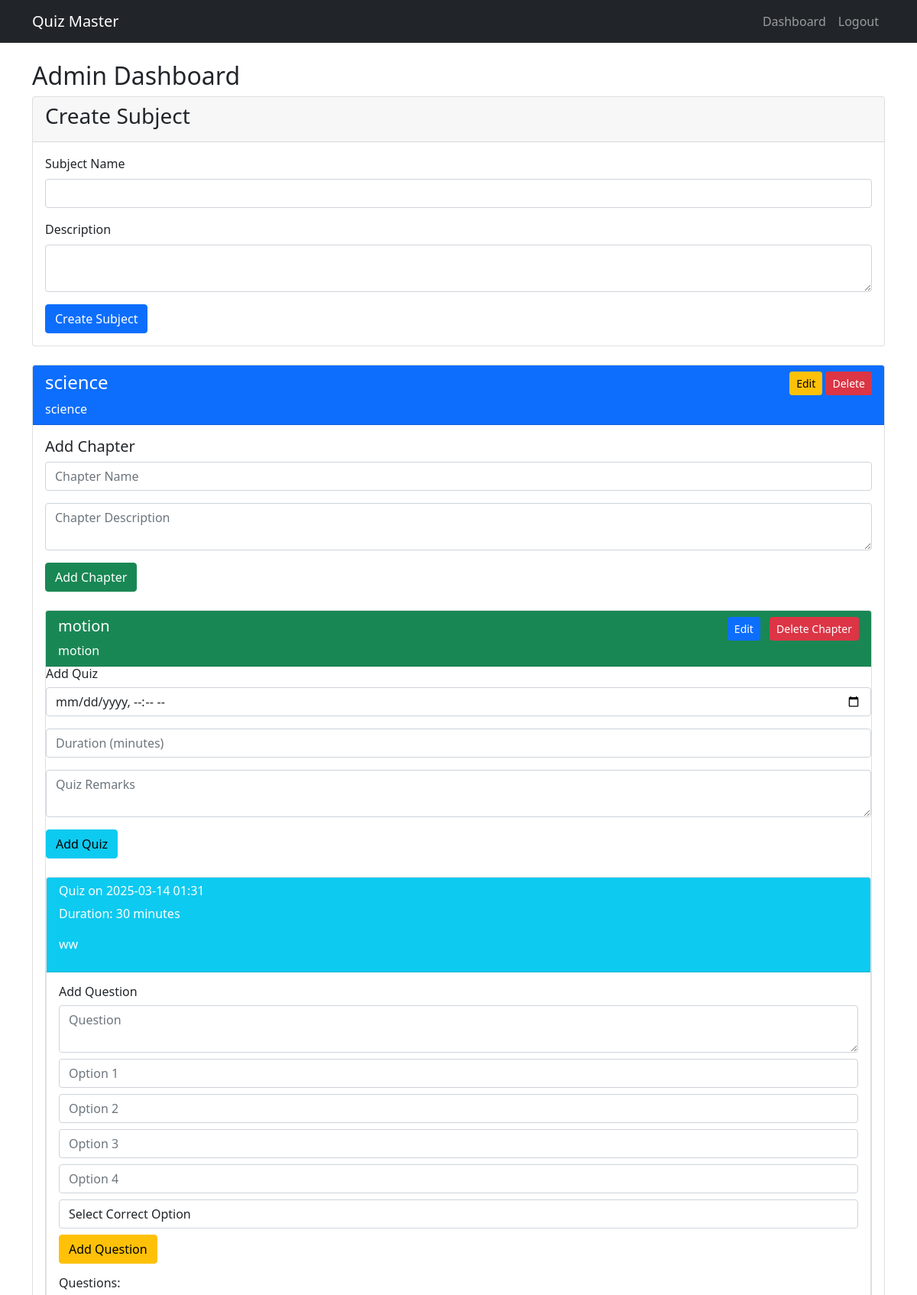
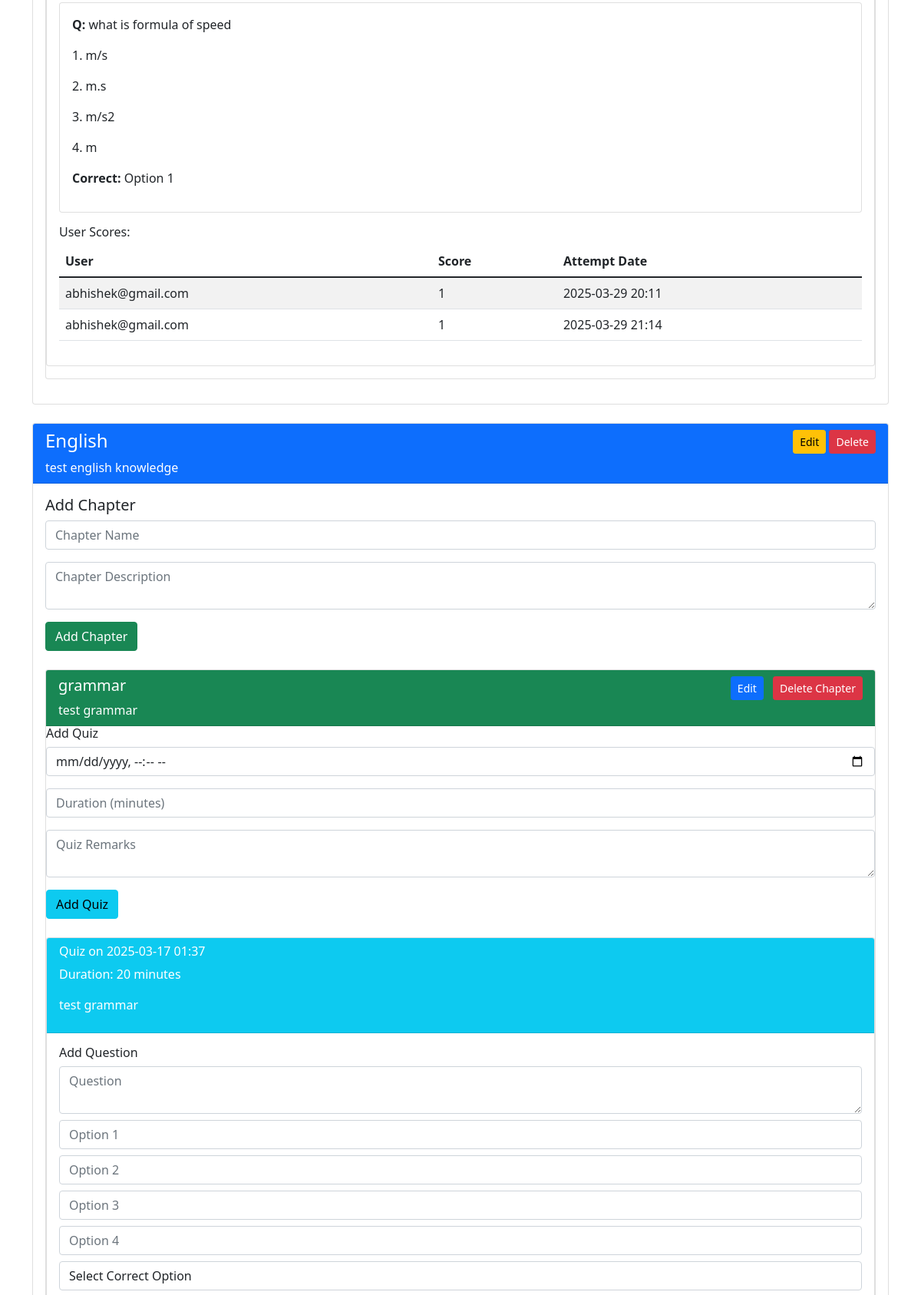
The app's page /admin/dashboard (signed in, upper part) with its own data (2 pictures, top to bottom).
### application/models.py (models this page shows)
class Subject(db.Model):
    id = db.Column(db.Integer, primary_key=True)
    name = db.Column(db.String(100), nullable=False)
    description = db.Column(db.Text)
    chapters = db.relationship('Chapter', backref='subject', lazy=True, cascade='all, delete-orphan')

class Chapter(db.Model):
    id = db.Column(db.Integer, primary_key=True)
    name = db.Column(db.String(100), nullable=False)
    description = db.Column(db.Text)
    subject_id = db.Column(db.Integer, db.ForeignKey('subject.id'), nullable=False)
    quizzes = db.relationship('Quiz', backref='chapter', lazy=True, cascade='all, delete-orphan')

class Quiz(db.Model):
    id = db.Column(db.Integer, primary_key=True)
    chapter_id = db.Column(db.Integer, db.ForeignKey('chapter.id'), nullable=False)
    date_of_quiz = db.Column(db.DateTime, nullable=False)
    time_duration = db.Column(db.Integer, nullable=False)  # in minutes
    remarks = db.Column(db.Text)
    questions = db.relationship('Question', backref='quiz', lazy=True)
    scores = db.relationship('Score', backref='quiz', lazy=True)

class Question(db.Model):
    id = db.Column(db.Integer, primary_key=True)
    quiz_id = db.Column(db.Integer, db.ForeignKey('quiz.id'), nullable=False)
    question_text = db.Column(db.Text, nullable=False)
    option1 = db.Column(db.String(200), nullable=False)
    option2 = db.Column(db.String(200), nullable=False)
    option3 = db.Column(db.String(200), nullable=False)
    option4 = db.Column(db.String(200), nullable=False)
    correct_option = db.Column(db.Integer, nullable=False)

class Score(db.Model):
    id = db.Column(db.Integer, primary_key=True)
    quiz_id = db.Column(db.Integer, db.ForeignKey('quiz.id'), nullable=False)
    user_id = db.Column(db.Integer, db.ForeignKey('user.id'), nullable=False)
    score = db.Column(db.Integer, nullable=False)
    attempt_date = db.Column(db.DateTime, default=datetime.utcnow)

class User(db.Model):
    id = db.Column(db.Integer, primary_key=True)
    username = db.Column(db.String(80), unique=True, nullable=False)
    password = db.Column(db.String(120), nullable=False)
    full_name = db.Column(db.String(120), nullable=False)
    qualification = db.Column(db.String(120))
    dob = db.Column(db.Date)
    is_admin = db.Column(db.Boolean, default=False)
    scores = db.relationship('Score', backref='user', lazy=True)

### application/routes.py (the view)
@bp.route('/admin/dashboard')
def admin_dashboard():
    if 'user_id' not in session:
        flash('Please login first', 'danger')
        return redirect(url_for('routes.login'))
    user = User.query.get(session['user_id'])
    if not user or not user.is_admin:
        flash('Access denied', 'danger')
        return redirect(url_for('routes.home'))
    subjects = Subject.query.all()
    return render_template('admin/dashboard.html', subjects=subjects)

### templates/admin/dashboard.html (shortened to what this page needs)
{% extends "index.html" %}
{% block content %}
<h2>Admin Dashboard</h2>
<div class="card mb-4">
    <div class="card-header">
        <h3>Create Subject</h3>
    </div>
    <div class="card-body">
        <form method="POST" action="{{ url_for('routes.create_subject') }}">
            <div class="mb-3">
                <label class="form-label">Subject Name</label>
                <input type="text" name="name" class="form-control" required>
            </div>
            <div class="mb-3">
                <label class="form-label">Description</label>
                <textarea name="description" class="form-control"></textarea>
            </div>
            <button type="submit" class="btn btn-primary">Create Subject</button>
        </form>
    </div>
</div>
<div class="row">
    {% for subject in subjects %}
    <div class="col-md-12 mb-4">
        <div class="card">
            <div class="card-header bg-primary text-white d-flex justify-content-between align-items-start">
                <div>
                    <h4>{{ subject.name }}</h4>
                    <p class="mb-0">{{ subject.description }}</p>
                </div>
                <div>
                    <button class="btn btn-warning btn-sm" data-bs-toggle="modal" data-bs-target="#editSubject{{ subject.id }}">Edit</button>
                    <form method="POST" action="{{ url_for('routes.delete_subject', subject_id=subject.id) }}" class="d-inline" onsubmit="return confirm('Delete this subject?')">
                        <button type="submit" class="btn btn-danger btn-sm">Delete</button>
                    </form>
                </div>
            </div>
            <div class="card-body">
                <form method="POST" action="{{ url_for('routes.create_chapter', subject_id=subject.id) }}" class="mb-4">
                    <h5>Add Chapter</h5>
                    <div class="mb-3">
                        <input type="text" name="name" class="form-control" placeholder="Chapter Name" required>
                    </div>
                    <div class="mb-3">
                        <textarea name="description" class="form-control" placeholder="Chapter Description"></textarea>
                    </div>
                    <button type="submit" class="btn btn-success">Add Chapter</button>
                </form>
                {% for chapter in subject.chapters %}
                <div class="card mb-3">
                    <div class="card-header bg-success text-white d-flex justify-content-between align-items-start">
                        <div>
                            <h5>{{ chapter.name }}</h5>
                            <p class="mb-0">{{ chapter.description }}</p>
                        </div>
                        <div>
                            <button type="button" class="btn btn-primary btn-sm me-2" data-bs-toggle="modal" data-bs-target="#editChapter{{ chapter.id }}">
                                Edit
                            </button>
                            <form method="POST" action="{{ url_for('routes.delete_chapter', chapter_id=chapter.id) }}" class="d-inline" onsubmit="return confirm('Are you sure you want to delete this chapter?');">
                                <button type="submit" class="btn btn-danger btn-sm">Delete Chapter</button>
                            </form>
                        </div>
                    </div>
                    <form method="POST" action="{{ url_for('routes.create_quiz', chapter_id=chapter.id) }}" class="mb-4">
                        <h6>Add Quiz</h6>
                        <div class="mb-3">
                            <input type="datetime-local" name="date_of_quiz" class="form-control" required>
                        </div>
                        <div class="mb-3">
                            <input type="number" name="time_duration" class="form-control" placeholder="Duration (minutes)" required>
                        </div>
                        <div class="mb-3">
                            <textarea name="remarks" class="form-control" placeholder="Quiz Remarks"></textarea>
                        </div>
                        <button type="submit" class="btn btn-info">Add Quiz</button>
                    </form>
                    {% for quiz in chapter.quizzes %}
                    <div class="card mb-3">
                        <div class="card-header bg-info text-white">
                            <h6>Quiz on {{ quiz.date_of_quiz.strftime('%Y-%m-%d %H:%M') }}</h6>
                            <p>Duration: {{ quiz.time_duration }} minutes</p>
                            <p>{{ quiz.remarks }}</p>
                        </div>
                        <div class="card-body">
                            <form method="POST" action="{{ url_for('routes.create_question', quiz_id=quiz.id) }}" class="mb-3">
                                <h6>Add Question</h6>
                                <div class="mb-2">
                                    <textarea name="question_text" class="form-control" placeholder="Question" required></textarea>
                                </div>
                                <div class="mb-2">
                                    <input type="text" name="option1" class="form-control" placeholder="Option 1" required>
                                </div>
                                <div class="mb-2">
                                    <input type="text" name="option2" class="form-control" placeholder="Option 2" required>
                                </div>
                                <div class="mb-2">
                                    <input type="text" name="option3" class="form-control" placeholder="Option 3" required>
                                </div>
                                <div class="mb-2">
                                    <input type="text" name="option4" class="form-control" placeholder="Option 4" required>
                                </div>
                                <div class="mb-2">
                                    <select name="correct_option" class="form-control" required>
                                        <option value="">Select Correct Option</option>
                                    </select>
                                </div>
                                <button type="submit" class="btn btn-warning">Add Question</button>
                            </form>
                            <div class="mt-3">
                                <h6>Questions:</h6>
                                {% for question in quiz.questions %}
                                <div class="card mb-2">
                                    <div class="card-body">
                                        <p><strong>Q: </strong>{{ question.question_text }}</p>
                                        <p>1. {{ question.option1 }}</p>
                                        <p>2. {{ question.option2 }}</p>
                                        <p>3. {{ question.option3 }}</p>
                                        <p>4. {{ question.option4 }}</p>
                                        <p><strong>Correct: </strong>Option {{ question.correct_option }}</p>
                                    </div>
                                </div>
                                {% endfor %}
                            </div>
                            <div class="mt-3">
                                <h6>User Scores:</h6>
                                <table class="table table-striped">
                                    <thead>
                                        <tr>
                                            <th>User</th>
                                            <th>Score</th>
                                            <th>Attempt Date</th>
                                        </tr>
                                    </thead>
                                    <tbody>
                                        {% for score in quiz.scores %}
                                        <tr>
                                            <td>{{ score.user.username }}</td>
                                            <td>{{ score.score }}</td>
                                            <td>{{ score.attempt_date.strftime('%Y-%m-%d %H:%M') }}</td>
                                        </tr>
                                        {% endfor %}
                                    </tbody>
                                </table>
                            </div>
                        </div>
                    </div>
                    {% endfor %}
                </div>
                {% endfor %}
            </div>
        </div>
    </div>
    {% endfor %}
</div>
{% endblock %}

### records on screen
Subject: name "science", description "science"
Chapter: name "motion", description "motion"
Quiz: date_of_quiz "2025-03-14 01:31", time_duration "30", remarks "ww"
Question: question_text "what is formula of speed", option1 "m/s", option2 "m.s", option3 "m/s2", option4 "m", correct_option "1"
Score: user.username "abhishek@gmail.com", score "1", attempt_date "2025-03-29 20:11"
Score: user.username "abhishek@gmail.com", score "1", attempt_date "2025-03-29 21:14"
Subject: name "English", description "test english knowledge"
Chapter: name "grammar", description "test grammar"
Quiz: date_of_quiz "2025-03-17 01:37", time_duration "20", remarks "test grammar"
